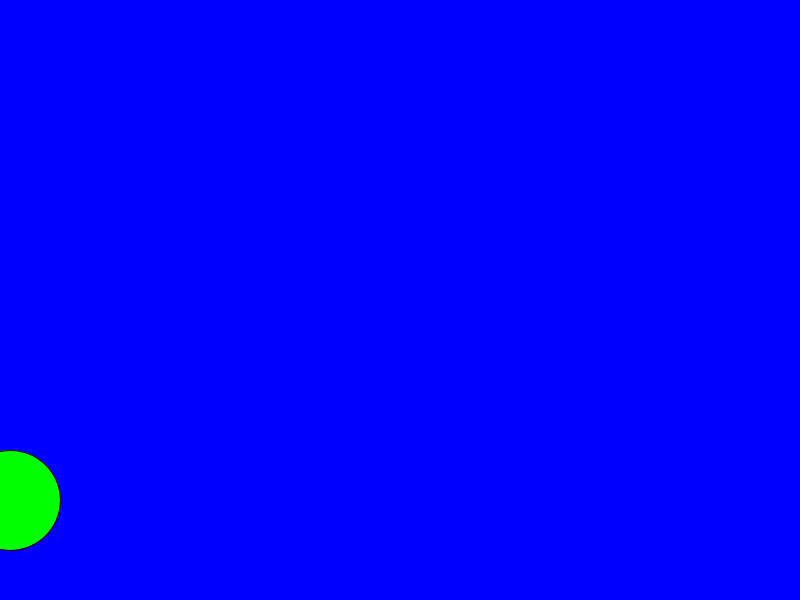
Frame 1 (no input)
Frame 60 (the mouse pressed at the canvas centre just before this capture): identical to frame 1, image omitted
Frame 120 (the mouse held since frame 60 and released just before this capture): identical to frame 1, image omitted

The Processing sketch that drew this single still picture (run headless with seeded random() and noise(); from frame 60 on, the mouse is pressed at the canvas centre):

// Processing sketch: Frogger
// ── Frogger.pde
int x = 10;
int y = 500;
void setup(){
  size(800,600);
  
}

void draw(){
  background(0,0,255);
  
  fill(0, 255, 0);
  ellipse(x, y, 100, 100);
  
}

void keyPressed()
{
    if(key == CODED){
        if(keyCode == UP)
        {
      
        if(y >= 60){
        y = y - 10;
        }
          
        }
        else if(keyCode == DOWN)
        {
          if(y <= height - 60){ 
          y = y+10;
          }
        }
        else if(keyCode == RIGHT)
        {
          if(x <= width - 60){
          x = x+10;
          }
        }
        else if(keyCode == LEFT)
        {
          if(x >= 60){  
          x = x-10;
          }
        }
        }
    }
    

// ── Car.pde
public class Car{
  int x;
  int y;
  int size;
  int speed;
  
  Car(int x,int y,int size, int speed){
    this.x = x;
    this.y = y;
    this.size = size;
    this.speed = speed;
  }
  
  int getX(){
    return x;
  }
  
  int getY(){
    return y;
  }
  
  int getSize(){
    return size;
  }
  
  void display(){
    fill(0,255,0);
    rect(x, y, size, 50);
    x = x + speed;
    if(x >= 800){
      x = 0;
    }
    if(x <= -size){
      x = 800;
    }
    
  }
   
}
